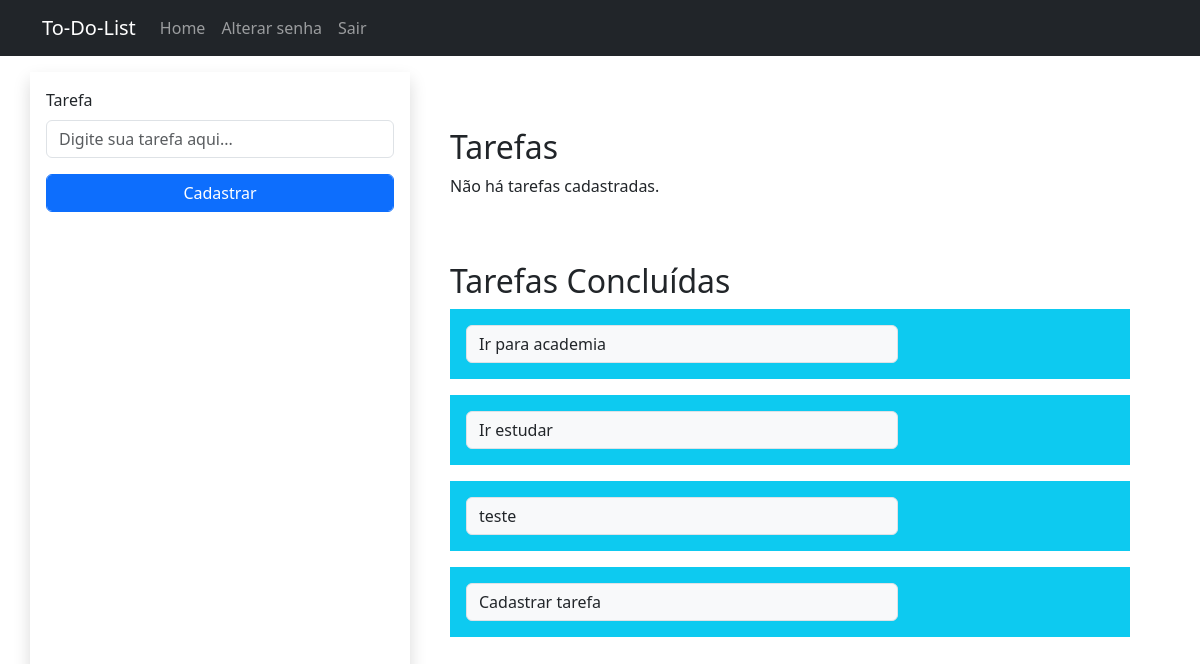
The app's page / (signed in) with its own data.
### to_do_lists/models.py (models this page shows, shortened)
class Tarefa(models.Model):
    user = models.ForeignKey(User, on_delete=models.CASCADE)
    tarefa = models.CharField(max_length=100)
    concluido = models.BooleanField(default=False)

### to_do_lists/views.py (the view, shortened to what this page needs)
# urls.py: path('', views.index, name= 'index'),
def index(request):
    if request.user.is_authenticated:
        tarefas_total = Tarefa.objects.filter(user=request.user)
        if tarefas_total is not None:
            tarefas_concluidas =[]
            tarefas_nao_concluidas = []
            for tarefa in tarefas_total:
                if tarefa.concluido == True:
                    tarefas_concluidas.append(tarefa)
                else:
                    tarefas_nao_concluidas.append(tarefa)
        else:
            tarefas_concluidas = None
            tarefas_nao_concluidas = None
        form = TarefaForm()
        context = {'form': form,
                   'tarefas_concluidas': tarefas_concluidas,
                   'tarefas_nao_concluidas': tarefas_nao_concluidas
                   }
        return render(request, 'to_do_lists/index.html', context)
    else:
        return render(request, 'to_do_lists/index.html')

### to_do_lists/forms.py
class TarefaForm(forms.Form):
    tarefa = forms.CharField(
        max_length=100,
        required=True,
        widget=forms.TextInput(attrs={
            'id' : 'id_tarefa',
            'class': 'form-control',
            'placeholder': 'Digite sua tarefa aqui...',
        }))

### to_do_lists/templates/to_do_lists/index.html (shortened to what this page needs)
{% extends "to_do_lists/base.html" %}
{% block content %}
{% if user.is_authenticated %}
<div class="row">
    <form method="post" class="shadow p-3 mt-3 col-12 col-md-4">
        <div class="mb-3">
            <label for="id_tarefa" class="form-label">Tarefa</label>
            {{ form.tarefa }}
        </div>
        <button type="submit" class="form-control btn btn-primary">Cadastrar</button>
    </form>
    <div class="mt-3 p-4 col-12 col-md-8">
        <div class="p-3 mt-3 col-12">
            <h2>Tarefas</h2>
            {% if tarefas_nao_concluidas %}
                {% for tarefa in tarefas_nao_concluidas %}
                    <div class="input-group mb-3 col-12">
                        <span class="input-group-text col-8" id="basic-addon1">{{ tarefa }}</span>
                        <a class="btn btn-primary col-2" href="{% url 'concluir' tarefa_id=tarefa.id %}">Concluir</a>
                        <a class="btn btn-danger col-2" href="{% url 'excluir' tarefa_id=tarefa.id %}">Excluir</a>
                    </div>
                {% endfor %}
            {% else %}
                <p>Não há tarefas cadastradas.</p>
            {% endif %}
        </div>
        <div class="p-3 mt-3 col-12">
            <h2>Tarefas Concluídas</h2>
            {% if tarefas_concluidas %}
                {% for tarefa in tarefas_concluidas %}
                <div class="mb-3 col-12 text-bg-info p-3">
                    <span class="input-group-text col-8" >{{ tarefa.tarefa }}</span>
                </div>
                {% endfor %}
            {% else %}
                <p>Não há tarefas concluídas.</p>
            {% endif %}
        </div>
    </div>
</div>
{% else %}
<a href="{% url 'register' %}">
    <p class='text-center mt-3'>Clique aqui para se cadastrar e começar as tarefas</p>
</a>
{%endif%}
{% endblock %}

### records on screen
Tarefa: tarefa "Ir para academia"
Tarefa: tarefa "Ir estudar"
Tarefa: tarefa "teste"
Tarefa: tarefa "Cadastrar tarefa"
